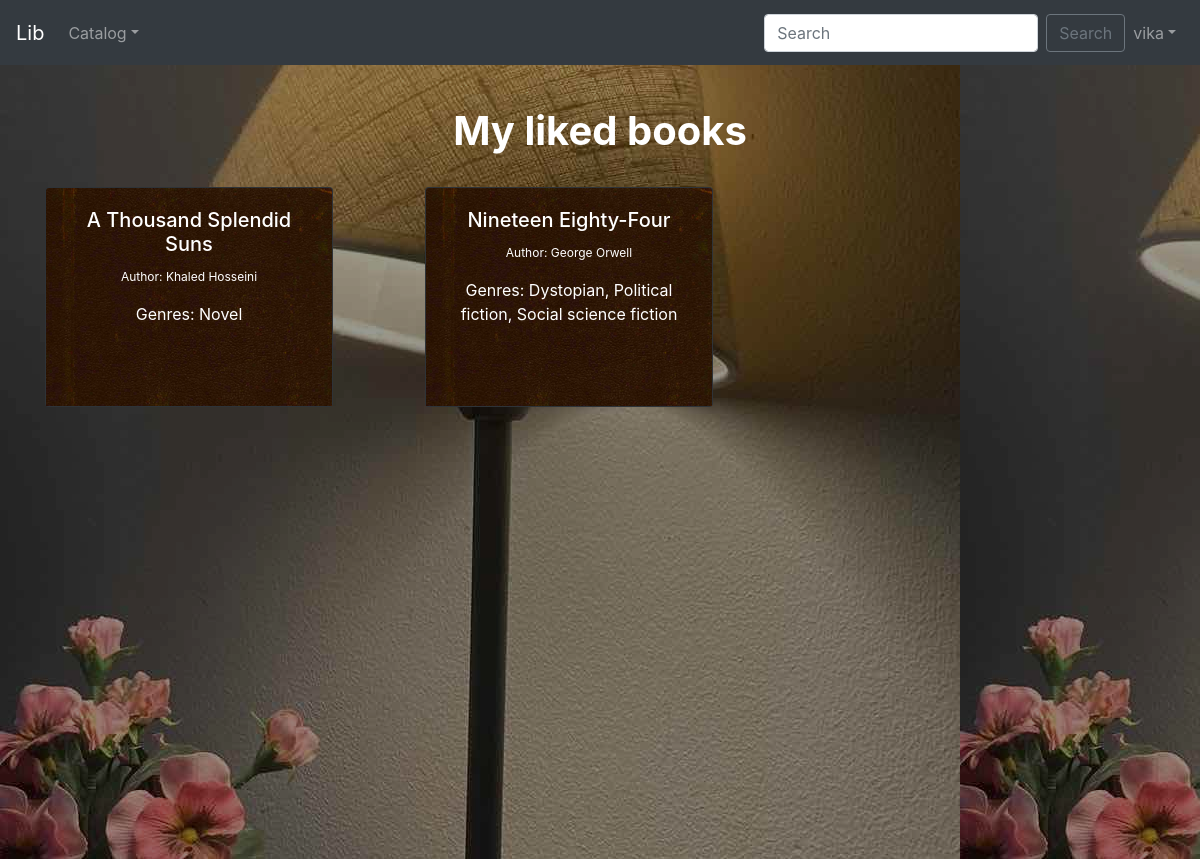
The app's page /lab1p/mybooks/ (signed in) with its own data.
### lab1p/models.py (models this page shows, shortened)
class Book(models.Model):
    title = models.CharField(max_length=50, blank=False)
    author = models.ForeignKey(Author, on_delete=models.CASCADE, related_name='auth_books')
    isbn = models.CharField('ISBN', max_length=13, unique=True, validators=[validate_isbn])
    genre = models.ManyToManyField(Genre, related_name='books', blank=True)
    Information = models.TextField(blank=True, max_length=1000, default='No info')
    collections = models.ManyToManyField(Collection, blank=True, related_name='books_for_collection')
    class Meta:
        unique_together = ("title", "author")

class Author(models.Model):
    Name = models.CharField(max_length=30, blank=False)
    Surname = models.CharField(max_length=30, blank=False)
    Bio = models.CharField(max_length=200, default='No bio', blank=True)
    def __str__(self):
        return f'{self.Name} {self.Surname}'
    class Meta:
        unique_together = ("Name", "Surname")
        ordering = ['Name', 'Surname']

class Genre(models.Model):
    Name = models.CharField(max_length=30, unique=True)
    def __str__(self):
        return self.Name
    ''' ---- COMMENTED DISPLAY - if works - delete
    def display_genre(self):
        return ', '.join(genre.name for genre in self.genre.all()[:3])
    '''

### lab1p/views.py (the view)
# urls.py: path('mybooks/', views.AddedBooksByUserListView, name='my-added'),
def AddedBooksByUserListView(request):  # my LIKED - rename
    user_profile = UserProfile.objects.get(user=request.user)
    all_books = user_profile.books.all()
    context = {
        'book_list': all_books,
    }
    return render(request, 'lab1p/book_list_added_user.html', context)

### templatetags/languages_helpers.py (called while the page is built)
@register.filter
def get_language_info_list_ex(request):
    data = []
    def get_language_info(language):
        if len(language[0]) > 1:
            return translation.get_language_info(language[0])
        else:
            return translation.get_language_info(str(language))
    flag_map = {
        'en': 'gb',
        'uk': 'ua',
    }
    current_language = translation.get_language()
    for language in settings.LANGUAGES:
        info = get_language_info(language)
        code = info['code']
        info['is_current'] = (code == current_language)
        info['flag'] = flag.flag(flag_map.get(code, code))
        data.append(info)
    return data

### templates/lab1p/book_list_added_user.html (shortened to what this page needs)
{% extends "templates/navbar.html" %}
{% load static %}
{% load i18n %}
{% block head %}
    <link rel="stylesheet" href="{% static 'css/style.css' %}">
{% endblock %}
{% block body %}
        <div id="intro_profile" class="bg-image shadow-2-strong" style="padding-top: 2.42%">
            <div class="mask" style="background-color: rgba(0, 0, 0, 0.4);">
                <div class="container align-items-center justify-content-center text-center h-100">
                  <div class="text-white">
                  <br><br>
                      <h1 class="font-weight-bold">{% trans "My liked books" %}</h1>
                        <br>
                        <div class="row">
                             {% for book in book_list %}
                                <div class="col-sm-12 col-md-6 col-lg-4 pb-4">
                                    <div class="card text-white bg-dark mb-3" style="max-width: 18rem;">
                                        <img class="card-img-top" src="{% static 'images/cover_6_2.jpg' %}" alt="Card image cap">
                                        <div class="card-img-overlay">
                                            <a href="{% url 'book-detail' book.pk %}" style="color: white"><h5 class="card-title">{{ book.title }}</h5></a>
                                            <p class="card-text text-muted" style="font-size:12px"><a href="{% url 'author_detail' book.author.pk %}" style="color: white">{% trans "Author" %}: {{ book.author }}</a></p>
                                            <p class="card-text" style="height: 50px">{% trans "Genres" %}: {{ book.genre.filter.all|slice:":3"|join:", " }}
                                        {% if book.genre.all.count > 3  %}... {% endif %}</p>
                                        </div>
                                    </div>
                                </div>
                            {% endfor %}
                        </div>
                  </div>
                </div>
            </div>
        </div>
    {% endblock %}

### templates/templates/navbar.html (shortened to what this page needs)
{% load i18n %}
{% load static i18n languages_helpers %}
<link rel="stylesheet" href="{% static 'css/style.css' %}">
<html>
    <head>
          <link
            rel="stylesheet"
            href="https://cdnjs.cloudflare.com/ajax/libs/animate.css/4.1.1/animate.min.css"
          />
        <link rel="stylesheet" href="https://stackpath.bootstrapcdn.com/bootstrap/4.3.1/css/bootstrap.min.css"
>
        {% block head %}{% endblock %}
    </head>
    <body>
    <div>
        <nav class="navbar navbar-expand-sm bg-dark navbar-dark">
            <a class="navbar-brand" href="{% url 'main' %}">{% trans "Lib" %}</a>
            <div class="collapse navbar-collapse" id="collapsibleNavId">
                <ul class="navbar-nav mr-auto mt-2 mt-lg-0">
                    <li class="nav-item dropdown">
                        <a class="nav-link dropdown-toggle" href="#" id="dropdownId" data-toggle="dropdown"
                           aria-haspopup="true" aria-expanded="false">{% trans "Catalog" %}</a>
                    </li>
                </ul>
                <form class="form-inline my-2 my-lg-0" method="post" action="{% url 'search' %}">
                    <input class="form-control mr-sm-2" type="text" placeholder={% trans "Search" %} name="searched">
                    <button class="btn btn-outline-secondary my-2 my-sm-0" type="submit">{% trans "Search" %}</button>
                </form>
                <ul class="navbar-nav mt-2 mt-lg-0">
                    <li class="nav-item">
                            {% if user.is_authenticated %}
                                <li class="nav-item dropdown">
                                    <a class="nav-link dropdown-toggle" href="#" id="dropdownId" data-toggle="dropdown"
                                    aria-haspopup="true" aria-expanded="false">{{ user.get_username }}</a>
                                </li>
                            {% endif %}
                    </li>
                </ul>
            </div>
        </nav>
    </div>
    <br>
        {% block body %}{% endblock %}
    </body>
</html>

### static/css/style.css (style rules this page uses)
#intro_profile { background-image: url("/static/images/profile_bg.jpg"); object-fit: cover; min-height: 100%; }
@media (min-width: 992px) { #intro_profile { margin-top: -58.59px; } }

### records on screen
Book: title "A Thousand Splendid Suns", author "Khaled Hosseini", genre.filter.all "Novel"
Book: title "Nineteen Eighty-Four", author "George Orwell", genre.filter.all "Dystopian, Political fiction, Social science fiction"

### other values on screen
{{ user.get_username }} "vika"
